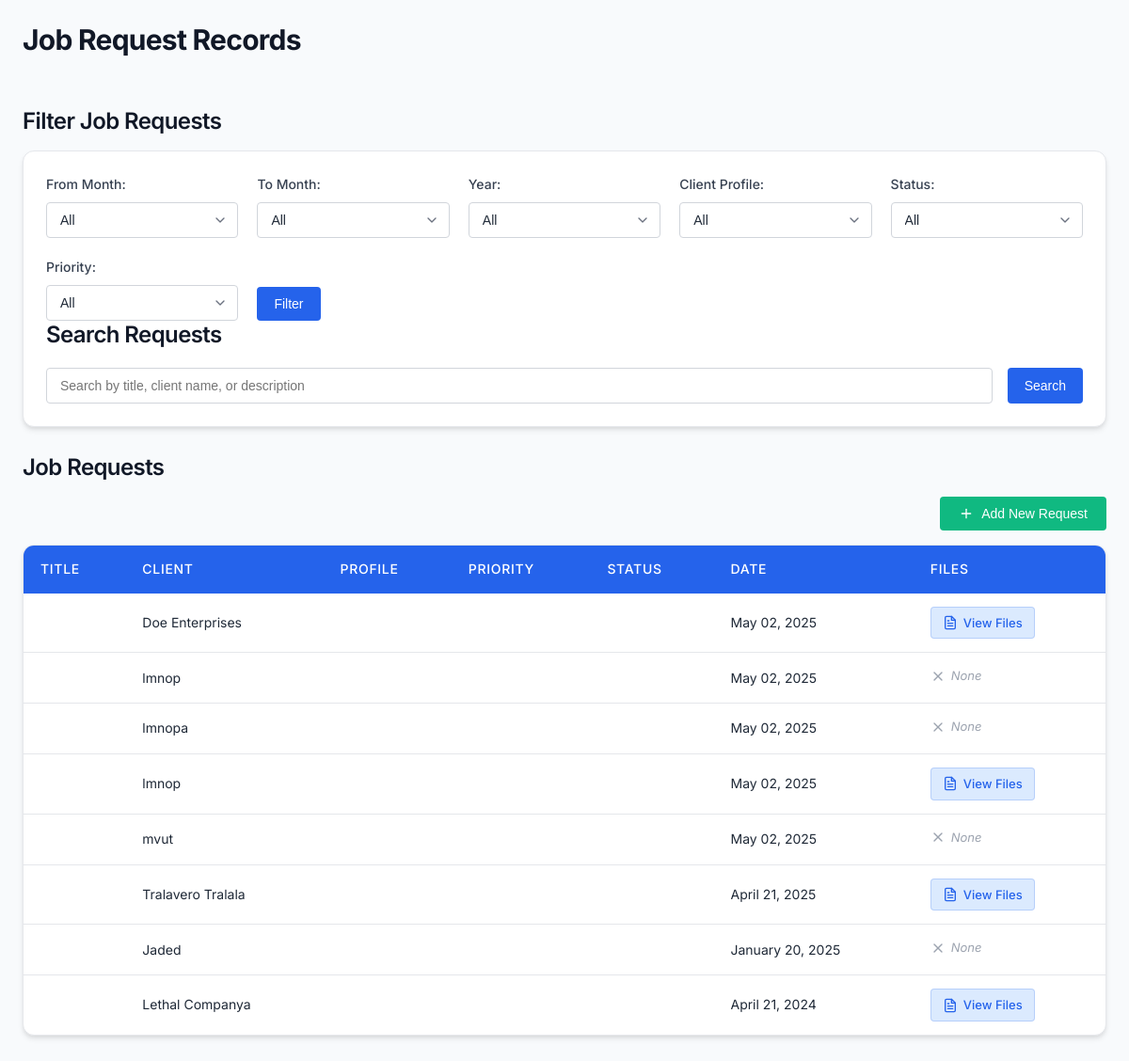
The page /Job_Request/request.php on the database as committed earlier.
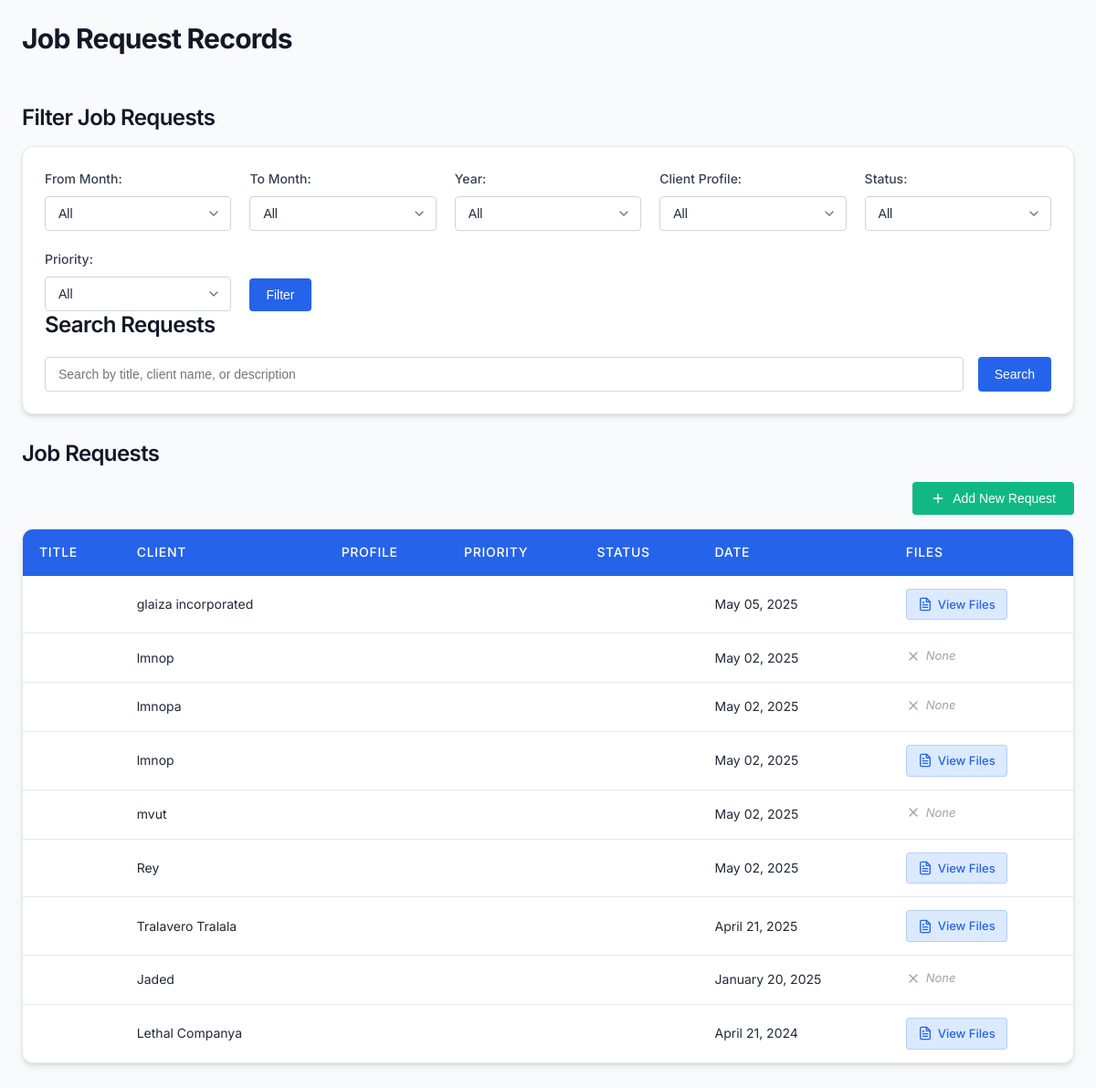
The same page on the database as committed later.
### tables this page shows
CREATE TABLE `job_requests` (
  `id` int(11) NOT NULL,
  `personal_name` varchar(255) NOT NULL,
  `request_date` date NOT NULL,
  `client_name` varchar(100) NOT NULL,
  `address` varchar(255) NOT NULL,
  `gender` varchar(50) NOT NULL,
  `gender_optional` varchar(255) DEFAULT NULL,
  `age` int(11) NOT NULL,
  `designation` varchar(50) NOT NULL,
  `designation_other` varchar(255) DEFAULT NULL,
  `company` varchar(255) NOT NULL,
  `service_requested` text NOT NULL,
  `contact_number` varchar(20) NOT NULL,
  `equipment` text DEFAULT NULL,
  `hand_tools_other` varchar(255) DEFAULT NULL,
  `equipment_other` varchar(255) DEFAULT NULL,
  `consultation_mode` varchar(50) DEFAULT NULL,
  `consultation_schedule` varchar(255) DEFAULT NULL,
  `equipment_schedule` datetime DEFAULT NULL,
  `work_description` text NOT NULL,
  `personnel_name` varchar(255) DEFAULT NULL,
  `personnel_date` date DEFAULT NULL,
  `reference_file` varchar(255) DEFAULT NULL,
  `created_at` timestamp NOT NULL DEFAULT current_timestamp(),
  `updated_at` timestamp NOT NULL DEFAULT current_timestamp() ON UPDATE current_timestamp()
);

### Job_Request/request.php (the view, shortened to what this page needs)
<?php
$conn = new mysqli('localhost', 'root', '', 'fablab_db');
$sql = "SELECT * FROM job_requests ORDER BY request_date DESC";
$result = $conn->query($sql);
$jobRequests = [];
if ($result->num_rows > 0) {
    while ($row = $result->fetch_assoc()) {
        $jobRequests[] = $row;
    }
}
?>
<!DOCTYPE html>
<html lang="en">
<head>
</head>
<body>
    <div class="container">
        <h1>Job Request Records</h1>
        <h2>Filter Job Requests</h2>
        <div class="filter-section">
            <form method="GET" class="filter-grid">
                <div>
                    <label>From Month:</label>
                    <select name="from_month">
                        <option value="">All</option>
                    </select>
                </div>
                <div>
                    <label>To Month:</label>
                    <select name="to_month">
                        <option value="">All</option>
                    </select>
                </div>
                <div>
                    <label>Year:</label>
                    <select name="year">
                        <option value="">All</option>
                    </select>
                </div>
                <div>
                    <label>Client Profile:</label>
                    <select name="client_profile">
                        <option value="">All</option>
                    </select>
                </div>
                <div>
                    <label>Status:</label>
                    <select name="status">
                        <option value="">All</option>
                    </select>
                </div>
                <div>
                    <label>Priority:</label>
                    <select name="priority">
                        <option value="">All</option>
                    </select>
                </div>
                <div>
                    <button type="submit">Filter</button>
                </div>
            </form>
            <h2>Search Requests</h2>
            <form method="GET" class="search-form">
                <input type="text" name="search_term" placeholder="Search by title, client name, or description" style="flex-grow: 1;">
                <button type="submit">Search</button>
            </form>
        </div>
        <h2>Job Requests</h2>
        <button id="openFormBtn" style="margin-bottom: 15px; float: right;">Add New Request</button>
        <table>
            <thead>
                <tr>
                    <th>Title</th>
                    <th>Client</th>
                    <th>Profile</th>
                    <th>Priority</th>
                    <th>Status</th>
                    <th>Date</th>
                    <th>Files</th>
                </tr>
            </thead>
            <tbody>
            <?php
                foreach ($jobRequests as $request) {
                    $requestDate = date("F d, Y", strtotime($request['request_date']));
                    $priorityClass = strtolower($request['priority']);
                    $statusClass = strtolower(str_replace(' ', '-', $request['status']));
                    echo "<tr data-id='{$request['id']}'>";
                    echo "<td>{$request['request_title']}</td>";
                    echo "<td>{$request['client_name']}</td>";
                    echo "<td>{$request['client_profile']}</td>";
                    echo "<td><span class='priority-badge priority-{$priorityClass}'>{$request['priority']}</span></td>";
                    echo "<td><span class='status-badge status-{$statusClass}'>{$request['status']}</span></td>";
                    echo "<td>{$requestDate}</td>";
                    echo "<td>";
                    if (!empty($request['reference_file'])) {
                        echo "<a href='requests/{$request['reference_file']}' class='file-link' target='_blank'>View Files</a>";
                    } else {
                        echo "<span class='no-file'>None</span>";
                    }
                    echo "</td>";
                    echo "</tr>";
                }
?>
            </tbody>
        </table>
    </div>
</body>
</html>

Rows that differ between the two databases and show on the page:
removed job_requests: client_name "Doe Enterprises", request_date "May 02, 2025"
added job_requests: client_name "glaiza incorporated", request_date "May 05, 2025"
added job_requests: client_name "Rey", request_date "May 02, 2025"
